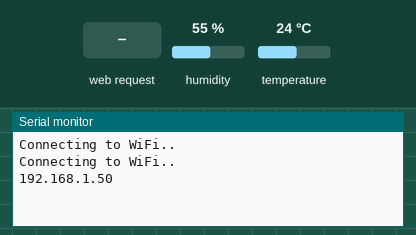
The sketch below on a simulated ESP8266 (NodeMCU). Parts: the last lines printed to the serial monitor. Inputs (shaded band) come from the test bench; at power-on: humidity 55 %, temperature 24 °C. WiFi joins after 1.5 s; servers stay silent unless stated; storage starts empty.

Above: at 3.2 s.
3.3 s: HTTP request GET /temperature received
At 4.3 s:
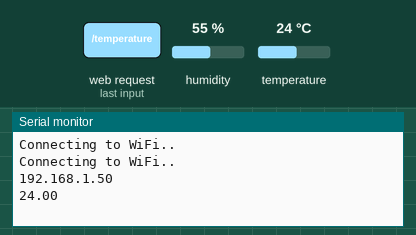
4.8 s: HTTP request GET /humidity received
At 5.4 s:
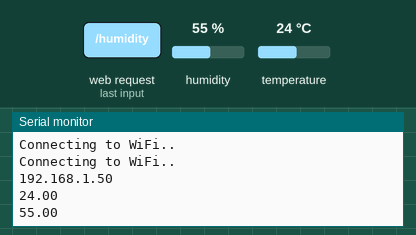

Measured:
- after the input at 3.3 s, the serial monitor: prints a new line at once (image 1)
- after the input at 4.8 s, the serial monitor: prints a new line at once (image 2)

The sketch:

ESP_Chart_Web_Server.ino
```cpp
// (licence header left out)
// Import required libraries
#ifdef ESP32
  #include <WiFi.h>
  #include <ESPAsyncWebServer.h>
  #include <SPIFFS.h>
#else
  #include <Arduino.h>
  #include <ESP8266WiFi.h>
  #include <Hash.h>
  #include <ESPAsyncTCP.h>
  #include <ESPAsyncWebServer.h>
  #include <FS.h>
#endif
#include <Wire.h>
#include <Adafruit_Sensor.h>
#include <Adafruit_BME280.h>

/*#include <SPI.h>
#define BME_SCK 18
#define BME_MISO 19
#define BME_MOSI 23
#define BME_CS 5*/

Adafruit_BME280 bme; // I2C
//Adafruit_BME280 bme(BME_CS); // hardware SPI
//Adafruit_BME280 bme(BME_CS, BME_MOSI, BME_MISO, BME_SCK); // software SPI

const char* ssid = "izzabags-id";  // Enter SSID here
const char* password = "passworde123sampe8";  //Enter Password here

// Create AsyncWebServer object on port 80
AsyncWebServer server(80);

String readBME280Temperature() {
  // Read temperature as Celsius (the default)
  float t = bme.readTemperature();
  // Convert temperature to Fahrenheit
  //t = 1.8 * t + 32;
  if (isnan(t)) {
    Serial.println("Failed to read from BME280 sensor!");
    return "";
  }
  else {
    Serial.println(t);
    return String(t);
  }
}

String readBME280Humidity() {
  float h = bme.readHumidity();
  if (isnan(h)) {
    Serial.println("Failed to read from BME280 sensor!");
    return "";
  }
  else {
    Serial.println(h);
    return String(h);
  }
}

String readBME280Pressure() {
  float p = bme.readPressure() / 100.0F;
  if (isnan(p)) {
    Serial.println("Failed to read from BME280 sensor!");
    return "";
  }
  else {
    Serial.println(p);
    return String(p);
  }
}

void setup(){
  // Serial port for debugging purposes
  Serial.begin(115200);

  bool status;
  // default settings
  // (you can also pass in a Wire library object like &Wire2)
  status = bme.begin(0x76);
  if (!status) {
    Serial.println("Could not find a valid BME280 sensor, check wiring!");
    while (1);
  }

  // Initialize SPIFFS
  if(!SPIFFS.begin()){
    Serial.println("An Error has occurred while mounting SPIFFS");
    return;
  }

  // Connect to Wi-Fi
  WiFi.begin(ssid, password);
  while (WiFi.status() != WL_CONNECTED) {
    delay(1000);
    Serial.println("Connecting to WiFi..");
  }

  // Print ESP32 Local IP Address
  Serial.println(WiFi.localIP());

  // Route for root / web page
  server.on("/", HTTP_GET, [](AsyncWebServerRequest *request){
    request->send(SPIFFS, "/index.html");
  });
  server.on("/temperature", HTTP_GET, [](AsyncWebServerRequest *request){
    request->send_P(200, "text/plain", readBME280Temperature().c_str());
  });
  server.on("/humidity", HTTP_GET, [](AsyncWebServerRequest *request){
    request->send_P(200, "text/plain", readBME280Humidity().c_str());
  });
  server.on("/pressure", HTTP_GET, [](AsyncWebServerRequest *request){
    request->send_P(200, "text/plain", readBME280Pressure().c_str());
  });

  // Start server
  server.begin();
}

void loop(){

}
```
